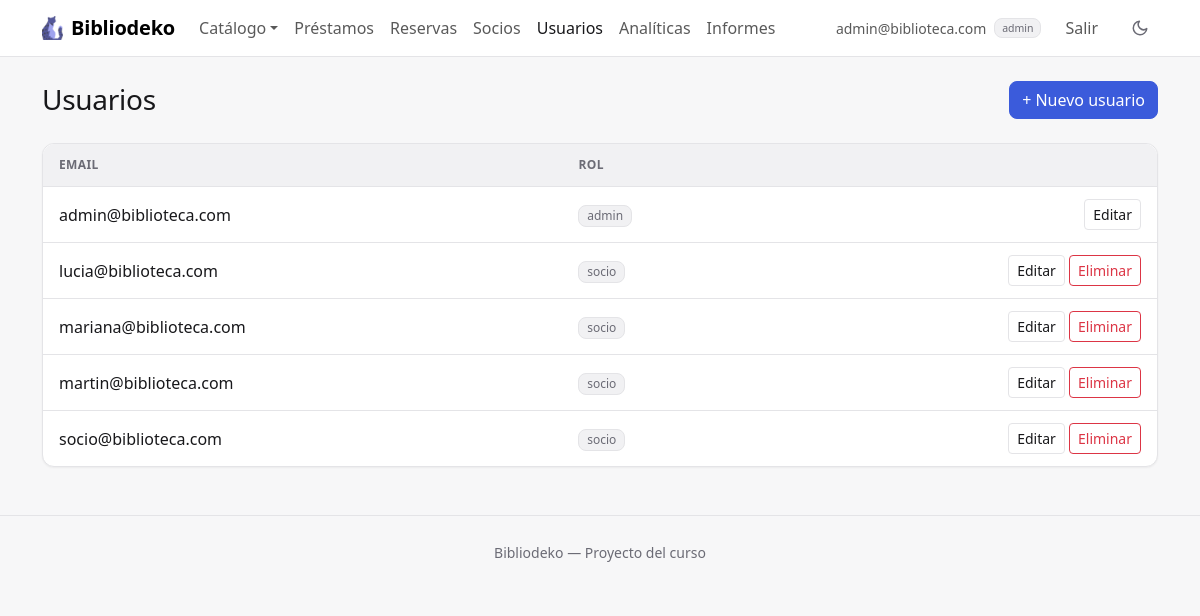
Page /index.php?accion=listarUsuarios (signed in) on the committed database.
### tables this page shows
CREATE TABLE IF NOT EXISTS usuarios (
    id      INT AUTO_INCREMENT PRIMARY KEY,
    rol     ENUM('admin', 'socio') NOT NULL DEFAULT 'socio',
    email   VARCHAR(100) NOT NULL UNIQUE,
    pass    VARCHAR(255) NOT NULL
);

### controllers/UsuarioController.php (called while the page is built, shortened)
<?php
require_once __DIR__ . '/../models/Usuario.php';
function listarUsuarios() {
    global $pdo;
    $usuarios = Usuario::listar($pdo);
    require __DIR__ . '/../views/usuarios/listar.php';
}

### models/Usuario.php (called while the page is built, shortened)
<?php
class Usuario {
    private $id;
    private $rol;
    private $email;
    public function __construct($id, $rol, $email, $pass) {
        $this->id = $id;
        $this->rol = $rol;
        $this->email = $email;
    }
    public function getId() { return $this->id; }
    public function getRol() { return $this->rol; }
    public function getEmail() { return $this->email; }
    private static function desdeFila($f) {
        return new Usuario($f['id'], $f['rol'], $f['email'], $f['pass']);
    }
    public static function listar($pdo) {
        $usuarios = [];
        foreach ($pdo->query("SELECT * FROM usuarios ORDER BY email")->fetchAll() as $f) {
            $usuarios[] = self::desdeFila($f);
        }
        return $usuarios;
    }
}

### views/usuarios/listar.php (the view, shortened to what this page needs)
<?php
require __DIR__ . '/../header.php';
?>
<div class="encabezado">
  <h1 class="h3">Usuarios</h1>
  <a href="index.php?accion=formCrearUsuario" class="btn btn-primary">+ Nuevo usuario</a>
</div>
<div class="card">
  <div class="table-responsive">
    <table class="table table-hover align-middle">
      <thead>
        <tr><th>Email</th><th>Rol</th><th><span class="visually-hidden">Acciones</span></th></tr>
      </thead>
      <tbody>
        <?php foreach ($usuarios as $usuario): ?>
          <tr>
            <td class="fw-medium"><?= htmlspecialchars($usuario->getEmail()) ?></td>
            <td><span class="badge etiqueta"><?= htmlspecialchars($usuario->getRol()) ?></span></td>
            <td class="text-end text-nowrap">
              <a href="index.php?accion=formEditarUsuario&id=<?= $usuario->getId() ?>" class="btn btn-sm btn-outline-secondary">Editar<span class="visually-hidden"> <?= htmlspecialchars($usuario->getEmail()) ?></span></a>
              <?php if ($usuario->getId() != $_SESSION['usuario']['id']): ?>
                <form method="POST" action="index.php?accion=eliminarUsuario" class="d-inline"
                  data-confirmar="¿Eliminar el usuario «<?= htmlspecialchars($usuario->getEmail()) ?>»? No se puede deshacer."
                  data-boton="Eliminar" data-color="danger">
                  <button type="submit" class="btn btn-sm btn-outline-danger">Eliminar<span class="visually-hidden"> <?= htmlspecialchars($usuario->getEmail()) ?></span></button>
                </form>
              <?php endif; ?>
            </td>
          </tr>
        <?php endforeach; ?>
      </tbody>
    </table>
  </div>
</div>
<?php require __DIR__ . '/../footer.php'; ?>

### assets/css/estilo.css (style rules this page uses)
:root, [data-bs-theme="light"] { --acento-rgb: 59, 91, 219; --acento-hover-rgb: 47, 74, 192; --color-sobre-acento: #ffffff; --color-fondo: #f7f7f8; --color-superficie: #ffffff; --color-superficie-2: #f1f1f3; --color-texto: #18181b; --color-texto-suave: #6b6b75; --color-borde: #e4e4e7; --sombra: 0 1px 2px rgba(24, 24, 27, .05); --sombra-elevada: 0 8px 24px rgba(24, 24, 27, .08); --grafico-devuelto: #8fa3ec; --grafico-vencido: #dc2626; --grafico-tarde: #e0a100; }
:root { --fuente-base: system-ui, -apple-system, "Segoe UI", Roboto, "Helvetica Neue", Arial, sans-serif; --radio: .5rem; --radio-grande: .75rem; --alto-campo: 38px; --proporcion-portada: 3 / 4; }
:root, [data-bs-theme="light"], [data-bs-theme="dark"] { --color-acento: rgb(var(--acento-rgb)); --color-acento-hover: rgb(var(--acento-hover-rgb)); --color-acento-suave: rgba(var(--acento-rgb), .12); --bs-body-font-family: var(--fuente-base); --bs-body-bg: var(--color-superficie); --bs-body-color: var(--color-texto); --bs-emphasis-color: var(--color-texto); --bs-secondary-color: var(--color-texto-suave); --bs-secondary-bg: var(--color-superficie-2); --bs-tertiary-bg: var(--color-superficie-2); --bs-border-color: var(--color-borde); --bs-border-radius: var(--radio); --bs-border-radius-lg: var(--radio-grande); --bs-primary-rgb: var(--acento-rgb); --bs-link-color-rgb: var(--acento-rgb); --bs-link-hover-color-rgb: var(--acento-hover-rgb); --bs-focus-ring-color: rgba(var(--acento-rgb), .25); }
body { background-color: var(--color-fondo); -webkit-font-smoothing: antialiased; }
h1, h2, h3, h4, h5, h6 { font-weight: 600; letter-spacing: -.01em; }
a { text-decoration: none; }
.encabezado { display: flex; flex-wrap: wrap; justify-content: space-between; align-items: center; gap: .75rem; margin-bottom: 1.5rem; }
.encabezado h1 { margin-bottom: 0; }
.btn { font-weight: 500; }
.btn-primary { --bs-btn-color: var(--color-sobre-acento); --bs-btn-bg: var(--color-acento); --bs-btn-border-color: var(--color-acento); --bs-btn-hover-color: var(--color-sobre-acento); --bs-btn-hover-bg: var(--color-acento-hover); --bs-btn-hover-border-color: var(--color-acento-hover); --bs-btn-active-color: var(--color-sobre-acento); --bs-btn-active-bg: var(--color-acento-hover); --bs-btn-active-border-color: var(--color-acento-hover); --bs-btn-disabled-bg: var(--color-acento); --bs-btn-disabled-border-color: var(--color-acento); --bs-btn-focus-shadow-rgb: var(--acento-rgb); }
.btn-outline-secondary { --bs-btn-color: var(--color-texto); --bs-btn-border-color: var(--color-borde); --bs-btn-hover-color: var(--color-texto); --bs-btn-hover-bg: var(--color-superficie-2); --bs-btn-hover-border-color: var(--color-borde); --bs-btn-active-color: var(--color-texto); --bs-btn-active-bg: var(--color-superficie-2); --bs-btn-active-border-color: var(--color-borde); background-color: var(--color-superficie); }
.card { --bs-card-bg: var(--color-superficie); --bs-card-border-color: var(--color-borde); --bs-card-border-radius: var(--radio-grande); --bs-card-inner-border-radius: calc(var(--radio-grande) - 1px); --bs-card-cap-bg: transparent; box-shadow: var(--sombra); }
.badge { font-weight: 500; }
.etiqueta { background-color: var(--color-superficie-2); color: var(--color-texto-suave); border: 1px solid var(--color-borde); }
.table { --bs-table-bg: transparent; --bs-table-hover-bg: var(--color-superficie-2); --bs-table-border-color: var(--color-borde); margin-bottom: 0; }
.table > thead th { background-color: var(--color-superficie-2); color: var(--color-texto-suave); font-size: .75rem; font-weight: 600; letter-spacing: .03em; text-transform: uppercase; white-space: nowrap; }
.table > :not(caption) > * > * { padding: .75rem 1rem; }
.table > tbody > tr:last-child > * { border-bottom: 0; }
.card > .table-responsive { border-radius: inherit; position: relative; }

### rows in the picture
usuarios: email "admin@biblioteca.com", rol "admin"
usuarios: email "lucia@biblioteca.com", rol "socio"
usuarios: email "mariana@biblioteca.com", rol "socio"
usuarios: email "martin@biblioteca.com", rol "socio"
usuarios: email "socio@biblioteca.com", rol "socio"

### other values in the picture
$_SESSION['usuario']['email'] "admin@biblioteca.com"
$_SESSION['usuario']['rol'] "admin"
